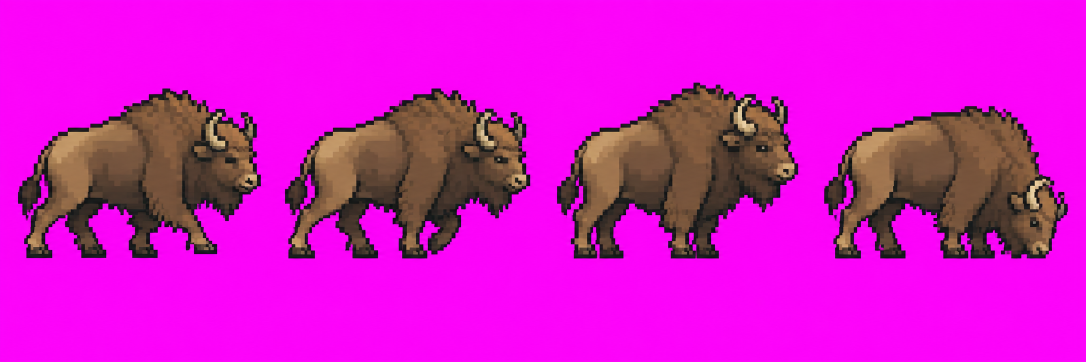
#> input picture gen/critters_src/bison_raw.png, 2172 x 724 px (shown at 1/2 size)
$ python build_bison.py --process '#' rebuild from gen/critters_src/bison_raw.png only
#> lines starting #> are read from the running program, lines starting #| are printed output that depends on the picture; after the words box and inside, x2 and y2 are one past the last pixel; in counts of white or black regions, pixels touching at a corner belong together
### gen/build_walk_cycles.py
#!/usr/bin/env python3
"""
Build playable character walk-cycle sprite sheets from raw 4x2 grids.
Input: gen/npc_src/{name}_walkcycle_raw.png (4 cols x 2 rows = 4 directions x 2 frames)
Output: docs/img/{name}_sheet.png + docs/img/{name}_sheet.json

Grid layout for standard sources:
  Row 0: [DOWN frame1] [DOWN frame2] [RIGHT frame1] [RIGHT frame2]
  Row 1: [UP frame1]   [UP frame2]   [LEFT frame1]  [LEFT frame2]
Marcin's source is interleaved and is remapped explicitly below.

Output format (matching arek_sheet):
  Row 0: [down_f1] [down_f2] [down_f1] [down_f2]  (4x 130px cells)
  Row 1: [up_f1]   [up_f2]   [up_f1]   [up_f2]
  Row 2: [left_f1] [left_f2] [left_f1] [left_f2]
  Row 3: [right_f1][right_f2][right_f1][right_f2]

Run from repo root: python gen/build_walk_cycles.py
"""
import json
import numpy as np
from pathlib import Path
from PIL import Image
from scipy import ndimage

REPO_ROOT = Path(".")
GEN_DIR = REPO_ROOT / "gen"
DOCS_IMG = REPO_ROOT / "docs" / "img"

import sys
CHARACTERS = sys.argv[1:] or ["marcin", "damian", "edytka", "renik"]


def remove_magenta_background(image):
    """Key out a flat magenta (#FF00FF-ish) backdrop requested from GPT Image.

    A second pass removes the anti-aliased pinkish fringe, but only within a few
    pixels of the keyed backdrop, so magenta details inside the figure survive."""
    rgba = np.array(image.convert("RGBA"), dtype=np.uint8)
    r, g, b = (rgba[..., i].astype(np.int16) for i in range(3))
    magenta = (r > 170) & (b > 150) & (g < 110) & (np.abs(r - b) < 90)
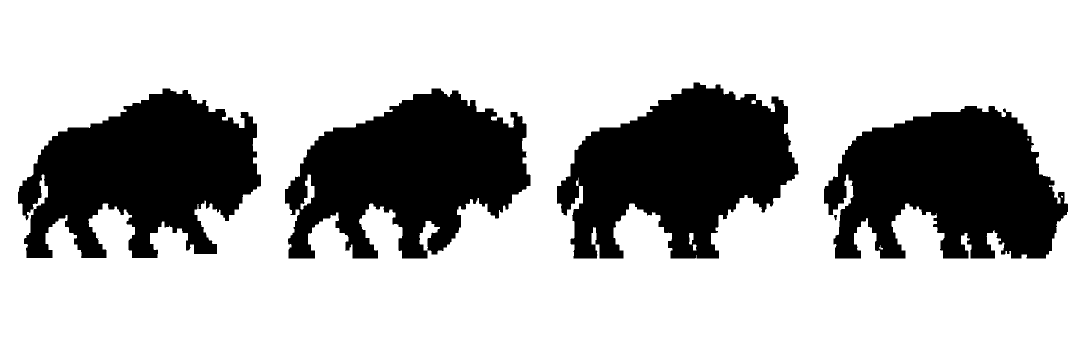
#> magenta: shape (724, 2172) bool (shown at 1/2 size); 73.4% white; 5 black regions, box (x1, y1, x2, y2) and area: (1114, 165, 1597, 517) 106353, (36, 177, 522, 516) 104368, (570, 177, 1061, 517) 104243, (1648, 212, 2136, 517) 103578, (1668, 430, 1674, 441) 45
    bg = magenta | (rgba[..., 3] == 0)
    near_bg = ndimage.binary_dilation(bg, iterations=3)
#> near_bg: shape (724, 2172) bool; 75.4% white; 8 black regions (4 under 20 px), largest, box (x1, y1, x2, y2) and area: (1117, 168, 1594, 514) 98815, (39, 180, 519, 513) 96005, (573, 180, 1058, 514) 95873, (1651, 215, 2133, 514) 95630
    fringe = near_bg & (r > 110) & (b > 90) & (g < r - 45) & (g < b - 35)
#> fringe: shape (724, 2172) bool; 73.7% white; 7 black regions (1 under 20 px), largest, box (x1, y1, x2, y2) and area: (1114, 165, 1596, 517) 105391, (36, 177, 522, 516) 103231, (570, 177, 1060, 517) 103011, (1649, 212, 2135, 517) 102489, (1669, 430, 1673, 438) 25, (2007, 218, 2011, 224) 23
    rgba[bg | fringe, 3] = 0
    # Despill: edge pixels bordering transparency that are still magenta-tinted
    # (r and b well above g) are dropped; two passes peel a 2px anti-aliased halo.
    for _ in range(2):
        clear = rgba[..., 3] == 0
        edge = (rgba[..., 3] > 0) & ndimage.binary_dilation(clear)
        r, g, b = (rgba[..., i].astype(np.int16) for i in range(3))
        tinted = (r - g > 35) & (b - g > 25)
        rgba[edge & tinted, 3] = 0
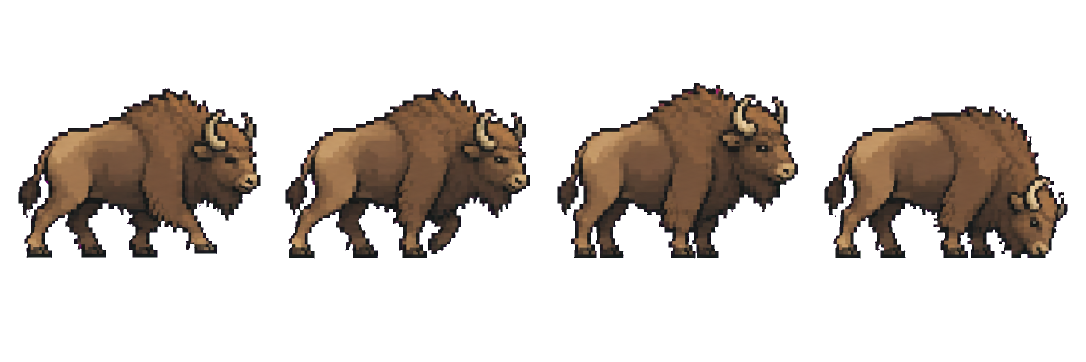
#> rgba: shape (724, 2172, 4) (shown at 1/2 size); mean R, G, B, A 211, 22, 197.6, 66.2; transparent parts drawn white
    rgba[rgba[..., 3] == 0, :3] = 0   # no hidden magenta RGB left to bleed in during LANCZOS resize
    return Image.fromarray(rgba)


# [184 lines left out: functions remove_checker_background, parse_walkcycle_grid, build_sheet, build_all_characters, not called in this run]


# [2 lines that do not run on import are left out]

### gen/build_bison.py
"""Żubr (European bison) sprite: generate with Codex GPT Image from approved anchors, then
convert to the game grid (style guide v0.1, same pixel density as critters: ~2.1 art px per world px).

    python gen/build_bison.py            # generate raw + build docs/img/bison.png
    python gen/build_bison.py --process  # rebuild from gen/critters_src/bison_raw.png only

Output: docs/img/bison.png = 4 frames (walk1, walk2, stand, graze), cells 96x80, feet at y=77, facing right.
"""
import subprocess
import sys
from pathlib import Path

import numpy as np
from PIL import Image
from scipy import ndimage

ROOT = Path(__file__).resolve().parents[1]
sys.path.insert(0, str(ROOT / 'gen'))
from build_walk_cycles import remove_magenta_background  # noqa: E402

CODEX_PY = r"C:\Users\Lenovo\AppData\Local\hermes\hermes-agent\.venv\Scripts\python.exe"
RAW = ROOT / 'gen/critters_src/bison_raw.png'
OUT = ROOT / 'docs/img/bison.png'
CELL_W, CELL_H, FOOT, BODY_H = 96, 80, 77, 60
REFS = [ROOT / 'gen/pilot_2026-10-02/ref_shrine_stone.png', ROOT / 'gen/pilot_2026-10-02/ref_cross_iron.png',
        ROOT / 'gen/critters_src/boar_row.png']
PROMPT = (
    "Create a sprite strip of one European bison (Polish zubr, wisent) for a cozy Polish village pixel-art game, "
    "side view facing right, exactly 4 frames in one horizontal row with equal spacing: slow dignified walk step 1, "
    "walk step 2, standing proudly, grazing with head lowered. Massive dark brown body, tall shoulder hump, thick "
    "shaggy mane and beard, short curved horns, slimmer lighter hindquarters, all frames the same size with hooves on "
    "the same baseline. Each frame drawn on an approximately 96x64 pixel grid. The third reference is a boar sprite "
    "from the same game: match its pixel size, outline and shading exactly. "
    "Match exactly the art style of the reference images: genuine low-resolution game pixel art with chunky crisp "
    "square pixels, large flat color clusters, a 1 pixel dark outline, simple 2-3 step shading lit from the upper left, "
    "muted earthy palette. About 20 flat colors total, no anti-aliasing, no smooth gradients, no fine noise, no painted "
    "texture, no photorealism. Plain perfectly flat solid magenta #FF00FF background for removal, no ground, no cast "
    "shadow, no text."
)


def generate():
    args = [CODEX_PY, str(ROOT / 'gen/codex_gen.py'), '--aspect', 'landscape', '--prompt', PROMPT, '--out', str(RAW)]
    for r in REFS:
        args += ['--ref', str(r)]
    subprocess.run(args, cwd=ROOT, check=True)


def process():
    arr = np.array(remove_magenta_background(Image.open(RAW)), dtype=np.uint8)
    lab, n = ndimage.label(arr[..., 3] > 0, structure=np.ones((3, 3), bool))
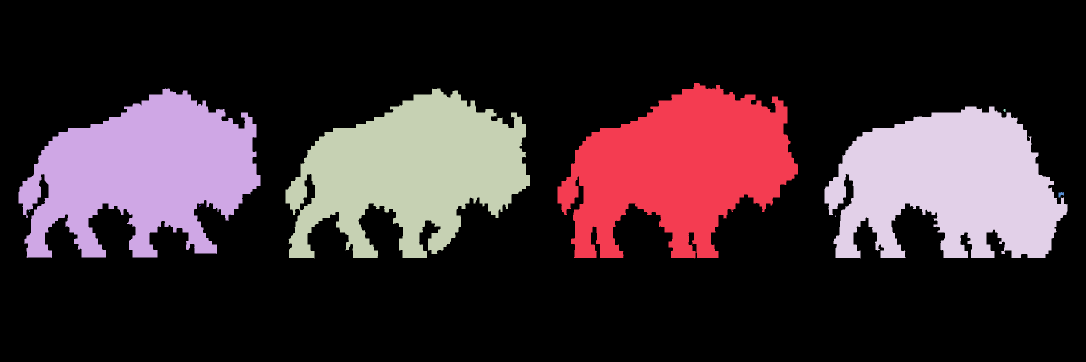
#> lab: shape (724, 2172) int32 (shown at 1/2 size); 10 distinct labels, from 0 to 9; one colour per label, 0 black
#> n = 9
    if n:
        sizes = np.bincount(lab.ravel()); sizes[0] = 0
#> after `sizes = np.bincount(lab.ravel())`: sizes = [1164441, 103965, 101662, 101526, 100817, 20, 81, 6, 4, 6]
        arr[(lab > 0) & (sizes[lab] < max(60, sizes.max() * 0.01)), 3] = 0
#> arr: shape (724, 2172, 4); mean of channels 0, 1, 2, 3 25.8, 19.2, 14.2, 66.2
    im = Image.fromarray(arr); im = im.crop(im.getbbox())
#> after `im = im.crop(im.getbbox())`:
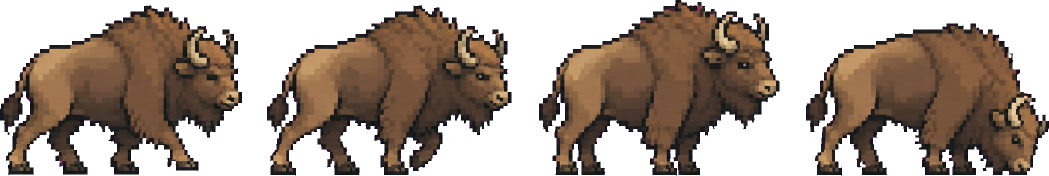
#> im: PIL image 2098x351 RGBA (shown at 1/2 size); mean R, G, B, A 55, 41, 30.4, 141.3; transparent parts drawn white
    cols = np.array(im.getchannel('A')).max(0) > 0
    lab, _ = ndimage.label(cols)
#> lab = 2098 values, max 4 at index 1612, min 0 at index 484, mean 2.31
    spans = [s[0] for s in ndimage.find_objects(lab) if s[0].stop - s[0].start > im.width * 0.08]
#> spans = 4 items
    if len(spans) != 4:
        raise RuntimeError(f'expected 4 frames, found {len(spans)}')
    frames = [im.crop((s.start, 0, s.stop, im.height)) for s in spans]
#> frames = 4 items
    frames = [f.crop(f.getbbox()) for f in frames]
    k = BODY_H / max(f.height for f in frames)
#> k = 0.171
    strip = Image.new('RGBA', (CELL_W * 4, CELL_H), (0, 0, 0, 0))
#> strip: PIL image 384x80 RGBA; every value is 0
    for i, f in enumerate(frames):
        w, h = max(1, round(f.width * k)), max(1, round(f.height * k))
        if w > CELL_W - 2:
            h = round(h * (CELL_W - 2) / w); w = CELL_W - 2
        f = f.resize((w, h), Image.Resampling.BOX)
        strip.alpha_composite(f, (i * CELL_W + (CELL_W - w) // 2, FOOT + 1 - h))
#> this loop made 4 passes
#> h on passes 1 to 4: 58, 58, 60, 52
#> pass 1, in process, `f = f.resize((w, h), Image.Resampling.BOX)`:
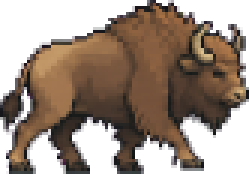
#> f: PIL image 83x58 RGBA (shown 3 times larger); mean R, G, B, A 62.8, 46.8, 35.5, 158; transparent parts drawn white
    a = np.array(strip.getchannel('A')) >= 128
#> a: shape (80, 384) bool; 39.1% white; 4 white regions, box (x1, y1, x2, y2) and area: (199, 18, 281, 78) 3045, (6, 20, 89, 78) 3001, (102, 20, 186, 78) 2995, (294, 26, 377, 78) 2966
    rgb = np.array(strip.convert('RGB').quantize(colors=24, dither=Image.Dither.NONE).convert('RGB'))
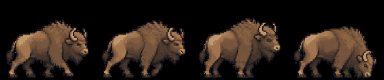
#> rgb: shape (80, 384, 3); mean R, G, B 39.3, 29.2, 22.2
    out = np.dstack([rgb, np.where(a, 255, 0).astype(np.uint8)]); out[~a, :3] = 0
#> after `out[~a, :3] = 0`:
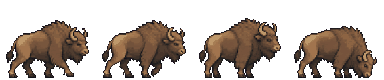
#> out: shape (80, 384, 4); mean R, G, B, A 38.7, 28.7, 21.4, 99.7; transparent parts drawn white
    Image.fromarray(out).save(OUT, optimize=True)
    print(OUT, Image.fromarray(out).size)
#| docs/img/bison.png (384, 80)


if __name__ == '__main__':
    if '--process' not in sys.argv:
        generate()
    process()
